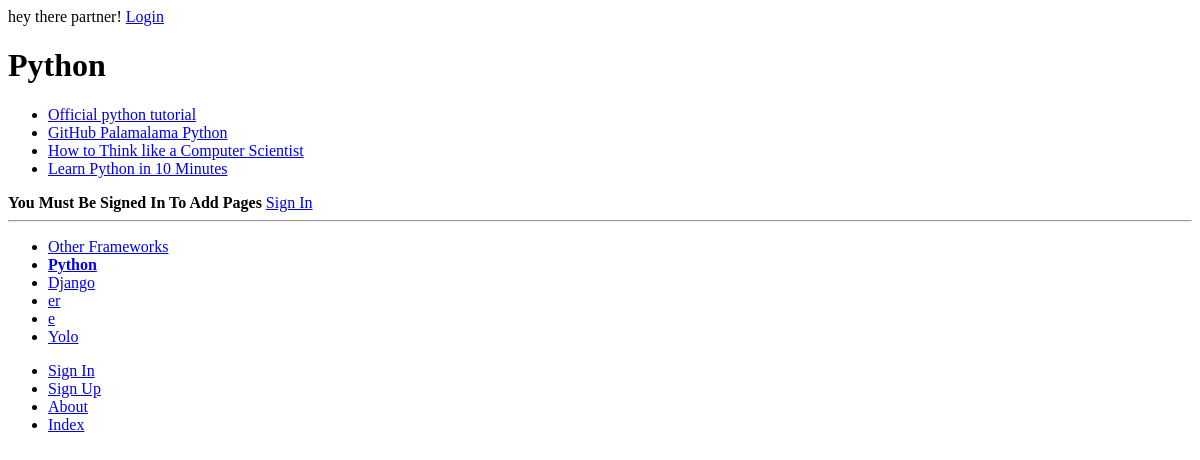
Before: /rango/category/python/ with the older database file.
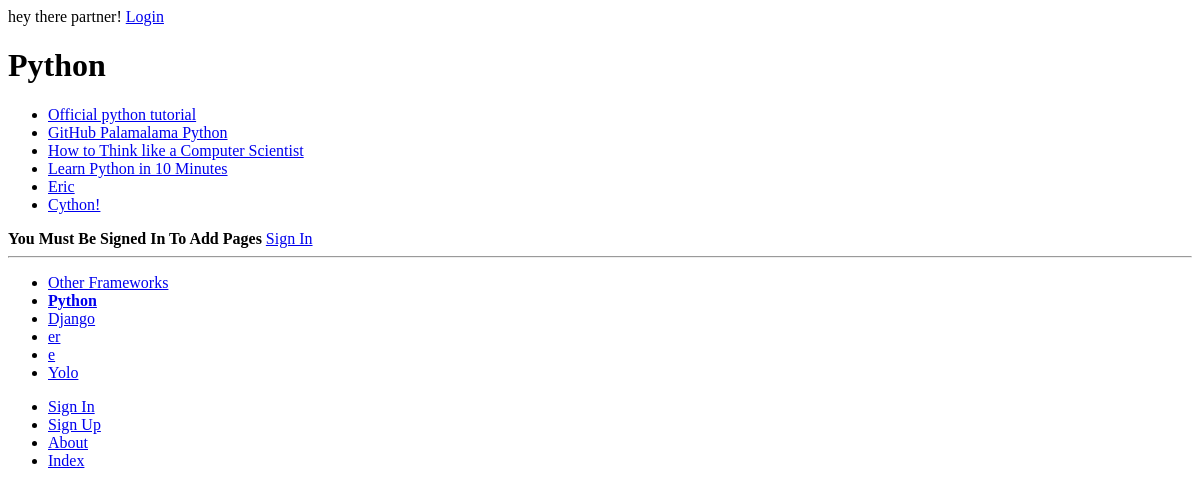
After: the same page with the newer database file.
### rango/models.py (models this page shows, shortened)
class Category(models.Model):
	name = models.CharField(max_length=128,unique=True)
	views = models.IntegerField(default=0)
	likes = models.IntegerField(default=0)
	slug = models.SlugField(blank=True,unique=True)
	class Meta:
		verbose_name_plural = "Categories"

class Page(models.Model):
	category = models.ForeignKey(Category,on_delete=models.PROTECT)
	title = models.CharField(max_length=128)
	url = models.URLField()
	views = models.IntegerField(default=0)

### rango/views.py (the view)
# urls.py: url(r"^category/(?P<category_name_slug>[\w\-]+)/$",views.show_category,name="show_category"),
def show_category(request,category_name_slug):
	context_dict = {}
	try:
		category = Category.objects.get(slug=category_name_slug)
		pages = Page.objects.filter(category=category)
		context_dict["pages"] = pages
		context_dict["category"] = category
	except Category.DoesNotExist:
		context_dict["pages"] = None
		context_dict["category"] = None
	return render(request, "rango/category.html",context_dict)

### rango/templatetags/rango_template_tags.py (called while the page is built)
@register.inclusion_tag('rango/cats.html')
def get_category_list(cat=None):
	return {'cats': Category.objects.all(),'act_cat': cat}

### templates/rango/category.html (shortened to what this page needs)
{% extends 'rango/base.html' %}
{% load staticfiles %}
{% block body_block %}
	{% if category %}
		<h1>{{ category.name }}</h1>
		{% if pages %}
			<ul>
			{% for page in pages %}
				<li><a href="{{ page.url }}">{{ page.title }}</a></li>
			{% endfor %}
			</ul>
		{% else %}
			<strong>No pages currently in category.</strong>
		{% endif %}
		{% if user.is_authenticated %}
			<a href="{% url 'rango:add_page' category.slug %}">Add a Page</a>
		{% else %}
			<strong>You Must Be Signed In To Add Pages</strong>
			<a href="{% url 'rango:login' %}">Sign In</a>
		{% endif %}
	{% else %}
		The specified category does not exist!
	{% endif %}
{% endblock %}

### templates/rango/base.html (shortened to what this page needs)
<!DOCTYPE html>
{% load staticfiles %}
{% load rango_template_tags %}
<html>
	<head lang="en">
		{% if user.is_authenticated %}
			howdy {{ user.username }}!
		{% else %}
			<a href="{% url 'rango:login' %}">Login</a>
		{% endif %}
	</head>
	<body>
		<div>
			{% block body_block %}{% endblock%}
		</div>
		<hr />
		<div>
			{% block sidebar_block %}
				{% get_category_list category %}
			{% endblock %}
		</div>
		<div>
			<ul>
				{% if user.is_authenticated %}
					<li><a href="{% url 'rango:restricted' %}">Restricted Page</a></li>
					<li><a href="{% url 'rango:logout' %}">Logout</a></li>
					<li><a href="{% url 'rango:add_category' %}">Add New Category</a></li>
				{% else %}
					<li><a href="{% url 'rango:login' %}">Sign In</a></li>
					<li><a href="{% url 'rango:register' %}">Sign Up</a></li>
				{% endif %}
				<li><a href="{% url 'rango:about' %}">About</a></li>
				<li><a href="{% url 'rango:index' %}">Index</a></li>
			</ul>
		</div>
	</body>
</html>

### templates/rango/cats.html
<ul>
{% if cats %}
	{% for c in cats %}
		{% if c == act_cat %}
			<li>
				<strong>
				<a href="{% url 'rango:show_category' c.slug %}">{{ c.name }}</a>
				</strong>
			</li>
		{% else %}
			<li>
				<a href="{% url 'rango:show_category' c.slug %}">{{ c.name }}</a>
			</li>
		{% endif %}
	{% endfor %}
{% else %}
	<li><strong>There are no categories present.</strong></li>
{% endif %}
</ul>

Changed rows visible on the page:
added Page: title "Eric"
added Page: title "Cython!"
